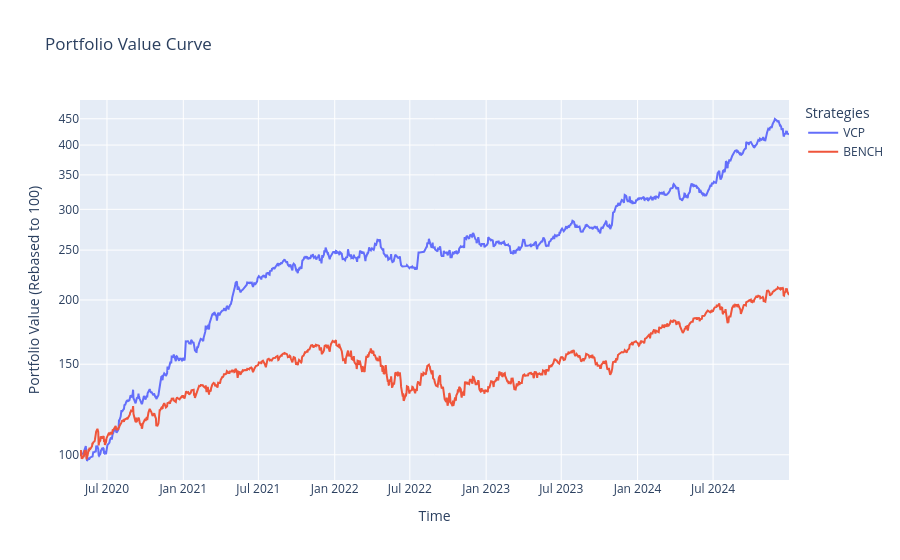
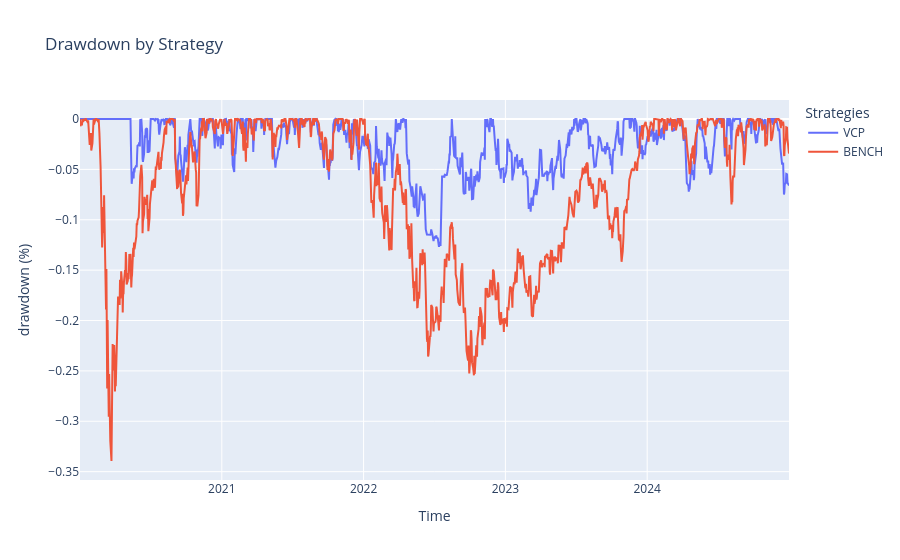
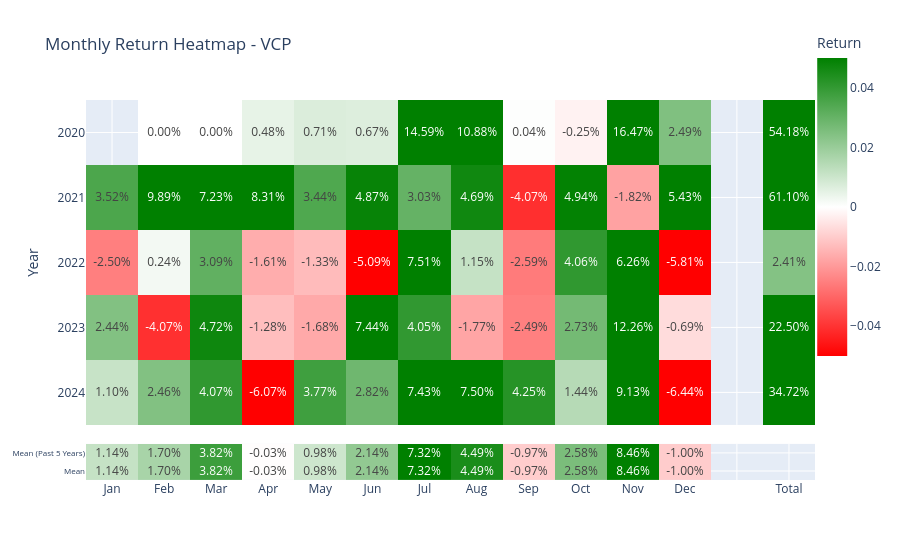
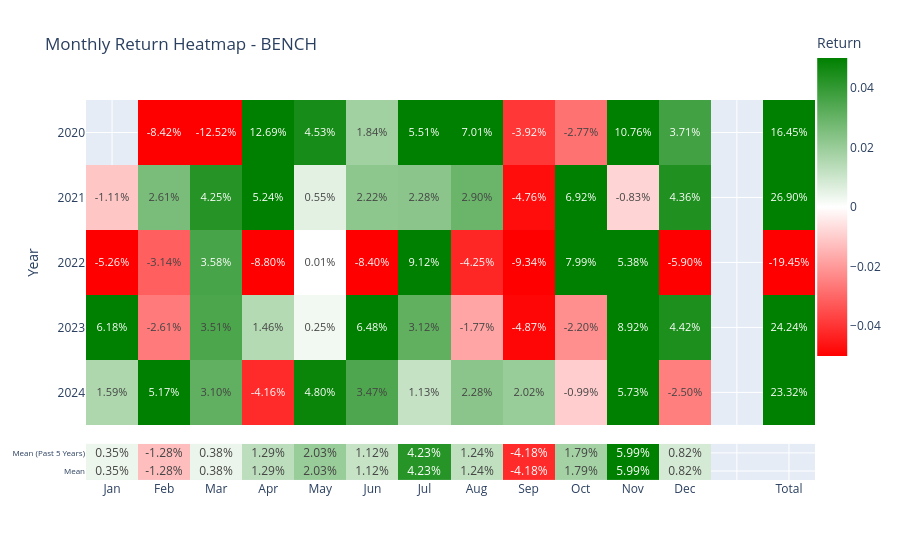

Notebook code for these charts, in order:
### Markdown cell above
# Benchmark

### Code cell
import yfinance as yf
BENCH_TICKER_KEY='BENCH_SPX'; BENCH_YF_SYMBOL='^GSPC'
def _load_benchmark_block(yf_symbol,key,target_index):
    raw=yf.download(yf_symbol,start=str(target_index[0].date()),end=str((target_index[-1]+pd.Timedelta(days=1)).date()),auto_adjust=True,progress=False)
    if raw is None or len(raw)==0: return None
    raw.columns=[c[0] if isinstance(c,tuple) else c for c in raw.columns]; raw=raw.rename(columns=str.capitalize)
    cols=['Open','High','Low','Close','Volume']; raw=raw[[c for c in cols if c in raw.columns]].copy()
    raw.index=pd.DatetimeIndex(raw.index).tz_localize(None).normalize()
    raw=raw.reindex(target_index).ffill(); raw['Volume']=raw['Volume'].fillna(0.0)
    block=pd.concat({c:raw[[c]].rename(columns={c:key}) for c in cols if c in raw.columns},axis=1)
    block.columns=block.columns.set_names(['field','Ticker']); return block
USE_BENCHMARK=True; data_for_engine=data; benchmark_strategies=[]
if USE_BENCHMARK:
    try: _bench_block=_load_benchmark_block(BENCH_YF_SYMBOL,BENCH_TICKER_KEY,data.index)
    except Exception as e: print(f'[benchmark] fetch failed ({type(e).__name__}: {e})'); _bench_block=None
    if _bench_block is not None:
        data_for_engine=pd.concat([data,_bench_block],axis=1).sort_index(axis=1)
        benchmark_strategies=[BuyAndHold('BENCH',[BENCH_TICKER_KEY])]
        print(f'[benchmark] ^GSPC spliced as {BENCH_TICKER_KEY} (buy-and-hold)')
engine_price_df=prepare_engine_price_df(data_for_engine)
print(f'engine_price_df: shape={engine_price_df.shape}, {engine_price_df.index[0].date()} → {engine_price_df.index[-1].date()}')
vcp_strategy=VCPStrategy(name='VCP',signals_df=trades_df,config=BT)
engine=BacktestEngine(price_df=engine_price_df,strategies=[vcp_strategy]+benchmark_strategies,
    initial_cash=BT['initial_cash'],risk_free_rate=BT['risk_free_rate'],margin_spread=BT['margin_spread'],
    stamp_duty=BT['commission_pct'],benchmark_strategy_name='BENCH' if benchmark_strategies else None,
    is_check_price=True,plot_trades_on_graph=False,show_all_graphs=True,
    is_plot_dict={'asset_weights':False,'realized_pnl':False,'information_ratio':True,
                  'is_num_of_assets_more_than_30':True,'random_test':False})
engine.run()

### Figure 1 — Plotly figure (JSON) as saved in the notebook; plotly's stock layout.template omitted (floating-point values rounded to 4 significant figures; data arrays with more than 128 entries replaced by an {"elided": "..."} marker saying what was removed)
{"data": [{"mode": "lines", "name": "VCP", "type": "scatter", "x": {"elided": "1179 str values"}, "y": {"elided": "1179 float values"}}, {"mode": "lines", "name": "BENCH", "type": "scatter", "x": {"elided": "1179 str values"}, "y": {"elided": "1179 float values"}}], "layout": {"legend": {"title": {"text": "Strategies"}}, "title": {"text": "Portfolio Value Curve"}, "xaxis": {"title": {"text": "Time"}}, "yaxis": {"title": {"text": "Portfolio Value (Rebased to 100)"}, "type": "log"}}}

### Figure 2 — Plotly figure (JSON) as saved in the notebook; plotly's stock layout.template omitted (floating-point values rounded to 4 significant figures; data arrays with more than 128 entries replaced by an {"elided": "..."} marker saying what was removed)
{"data": [{"mode": "lines", "name": "VCP", "type": "scatter", "x": {"elided": "1258 str values"}, "y": {"elided": "1258 float values"}}, {"mode": "lines", "name": "BENCH", "type": "scatter", "x": {"elided": "1258 str values"}, "y": {"elided": "1258 float values"}}], "layout": {"legend": {"title": {"text": "Strategies"}}, "title": {"text": "Drawdown by Strategy"}, "xaxis": {"title": {"text": "Time"}}, "yaxis": {"title": {"text": "drawdown (%)"}}}}

### Figure 3 — Plotly figure (JSON) as saved in the notebook; plotly's stock layout.template omitted (floating-point values rounded to 4 significant figures)
{"data": [{"colorbar": {"len": 0.9, "title": {"text": "Return"}, "x": 1.1, "xanchor": "right", "y": 0.75}, "colorscale": [[0, "red"], [0.5, "white"], [1, "green"]], "showscale": true, "text": [["", "0.00%", "0.00%", "0.48%", "0.71%", "0.67%", "14.59%", "10.88%", "0.04%", "-0.25%", "16.47%", "2.49%", "", "54.18%"], ["3.52%", "9.89%", "7.23%", "8.31%", "3.44%", "4.87%", "3.03%", "4.69%", "-4.07%", "4.94%", "-1.82%", "5.43%", "", "61.10%"], ["-2.50%", "0.24%", "3.09%", "-1.61%", "-1.33%", "-5.09%", "7.51%", "1.15%", "-2.59%", "4.06%", "6.26%", "-5.81%", "", "2.41%"], ["2.44%", "-4.07%", "4.72%", "-1.28%", "-1.68%", "7.44%", "4.05%", "-1.77%", "-2.49%", "2.73%", "12.26%", "-0.69%", "", "22.50%"], ["1.10%", "2.46%", "4.07%", "-6.07%", "3.77%", "2.82%", "7.43%", "7.50%", "4.25%", "1.44%", "9.13%", "-6.44%", "", "34.72%"]], "texttemplate": "%{text}", "type": "heatmap", "x": ["Jan", "Feb", "Mar", "Apr", "May", "Jun", "Jul", "Aug", "Sep", "Oct", "Nov", "Dec", " ", "Total"], "xaxis": "x", "y": [2020, 2021, 2022, 2023, 2024], "yaxis": "y", "z": [[null, 0, 0, 0.00477, 0.007082, 0.006741, 0.1459, 0.1088, 0.0003562, -0.002498, 0.1647, 0.02486, null, 0.5418], [0.03518, 0.09886, 0.0723, 0.08313, 0.03445, 0.04871, 0.03025, 0.04692, -0.04071, 0.04941, -0.01819, 0.05435, null, 0.611], [-0.02505, 0.002415, 0.03094, -0.01613, -0.01331, -0.05094, 0.07509, 0.01147, -0.02592, 0.04059, 0.06262, -0.05811, null, 0.02405], [0.02442, -0.04068, 0.04722, -0.01276, -0.01684, 0.0744, 0.04045, -0.01768, -0.02491, 0.02733, 0.1226, -0.006861, null, 0.225], [0.01099, 0.02458, 0.04065, -0.06069, 0.03772, 0.02824, 0.07435, 0.07504, 0.04245, 0.01438, 0.09128, -0.06442, null, 0.3472]], "zmax": 0.05, "zmin": -0.05}, {"colorscale": [[0, "red"], [0.5, "white"], [1, "green"]], "showscale": false, "text": [["1.14%", "1.70%", "3.82%", "-0.03%", "0.98%", "2.14%", "7.32%", "4.49%", "-0.97%", "2.58%", "8.46%", "-1.00%"], ["1.14%", "1.70%", "3.82%", "-0.03%", "0.98%", "2.14%", "7.32%", "4.49%", "-0.97%", "2.58%", "8.46%", "-1.00%"]], "texttemplate": "%{text}", "type": "heatmap", "x": ["Jan", "Feb", "Mar", "Apr", "May", "Jun", "Jul", "Aug", "Sep", "Oct", "Nov", "Dec"], "xaxis": "x2", "y": ["Mean", "Mean (Past 5 Years)"], "yaxis": "y2", "z": [[0.01138, 0.01704, 0.03822, -0.0003371, 0.009819, 0.02143, 0.07321, 0.04491, -0.009746, 0.02584, 0.0846, -0.01004], [0.01138, 0.01704, 0.03822, -0.0003371, 0.009819, 0.02143, 0.07321, 0.04491, -0.009746, 0.02584, 0.0846, -0.01004]], "zmax": 0.05, "zmin": -0.05}], "layout": {"title": {"text": "Monthly Return Heatmap - VCP"}, "xaxis": {"anchor": "y", "domain": [0, 1], "matches": "x2", "showticklabels": false}, "xaxis2": {"anchor": "y2", "domain": [0, 1]}, "yaxis": {"anchor": "x", "autorange": "reversed", "domain": [0.145, 1], "title": {"text": "Year"}}, "yaxis2": {"anchor": "x2", "domain": [0, 0.095], "tickfont": {"size": 8}}}}

### Figure 4 — Plotly figure (JSON) as saved in the notebook; plotly's stock layout.template omitted (floating-point values rounded to 4 significant figures)
{"data": [{"colorbar": {"len": 0.9, "title": {"text": "Return"}, "x": 1.1, "xanchor": "right", "y": 0.75}, "colorscale": [[0, "red"], [0.5, "white"], [1, "green"]], "showscale": true, "text": [["", "-8.42%", "-12.52%", "12.69%", "4.53%", "1.84%", "5.51%", "7.01%", "-3.92%", "-2.77%", "10.76%", "3.71%", "", "16.45%"], ["-1.11%", "2.61%", "4.25%", "5.24%", "0.55%", "2.22%", "2.28%", "2.90%", "-4.76%", "6.92%", "-0.83%", "4.36%", "", "26.90%"], ["-5.26%", "-3.14%", "3.58%", "-8.80%", "0.01%", "-8.40%", "9.12%", "-4.25%", "-9.34%", "7.99%", "5.38%", "-5.90%", "", "-19.45%"], ["6.18%", "-2.61%", "3.51%", "1.46%", "0.25%", "6.48%", "3.12%", "-1.77%", "-4.87%", "-2.20%", "8.92%", "4.42%", "", "24.24%"], ["1.59%", "5.17%", "3.10%", "-4.16%", "4.80%", "3.47%", "1.13%", "2.28%", "2.02%", "-0.99%", "5.73%", "-2.50%", "", "23.32%"]], "texttemplate": "%{text}", "type": "heatmap", "x": ["Jan", "Feb", "Mar", "Apr", "May", "Jun", "Jul", "Aug", "Sep", "Oct", "Nov", "Dec", " ", "Total"], "xaxis": "x", "y": [2020, 2021, 2022, 2023, 2024], "yaxis": "y", "z": [[null, -0.08416, -0.1252, 0.1269, 0.04531, 0.0184, 0.05513, 0.0701, -0.03925, -0.02768, 0.1076, 0.03714, null, 0.1645], [-0.01114, 0.0261, 0.04246, 0.05245, 0.005487, 0.02222, 0.02276, 0.029, -0.04759, 0.06917, -0.008339, 0.04363, null, 0.269], [-0.05261, -0.03137, 0.03579, -0.08799, 5.135e-05, -0.08396, 0.09116, -0.04246, -0.09344, 0.0799, 0.05378, -0.059, null, -0.1945], [0.06178, -0.02613, 0.03507, 0.01465, 0.002481, 0.06476, 0.03115, -0.01773, -0.04874, -0.02199, 0.08922, 0.04425, null, 0.2424], [0.0159, 0.05174, 0.03103, -0.04163, 0.04804, 0.03468, 0.01132, 0.02284, 0.0202, -0.009902, 0.05732, -0.025, null, 0.2332]], "zmax": 0.05, "zmin": -0.05}, {"colorscale": [[0, "red"], [0.5, "white"], [1, "green"]], "showscale": false, "text": [["0.35%", "-1.28%", "0.38%", "1.29%", "2.03%", "1.12%", "4.23%", "1.24%", "-4.18%", "1.79%", "5.99%", "0.82%"], ["0.35%", "-1.28%", "0.38%", "1.29%", "2.03%", "1.12%", "4.23%", "1.24%", "-4.18%", "1.79%", "5.99%", "0.82%"]], "texttemplate": "%{text}", "type": "heatmap", "x": ["Jan", "Feb", "Mar", "Apr", "May", "Jun", "Jul", "Aug", "Sep", "Oct", "Nov", "Dec"], "xaxis": "x2", "y": ["Mean", "Mean (Past 5 Years)"], "yaxis": "y2", "z": [[0.003483, -0.01276, 0.003829, 0.01288, 0.02027, 0.01122, 0.0423, 0.01235, -0.04176, 0.0179, 0.05992, 0.008202], [0.003483, -0.01276, 0.003829, 0.01288, 0.02027, 0.01122, 0.0423, 0.01235, -0.04176, 0.0179, 0.05992, 0.008202]], "zmax": 0.05, "zmin": -0.05}], "layout": {"title": {"text": "Monthly Return Heatmap - BENCH"}, "xaxis": {"anchor": "y", "domain": [0, 1], "matches": "x2", "showticklabels": false}, "xaxis2": {"anchor": "y2", "domain": [0, 1]}, "yaxis": {"anchor": "x", "autorange": "reversed", "domain": [0.145, 1], "title": {"text": "Year"}}, "yaxis2": {"anchor": "x2", "domain": [0, 0.095], "tickfont": {"size": 8}}}}
